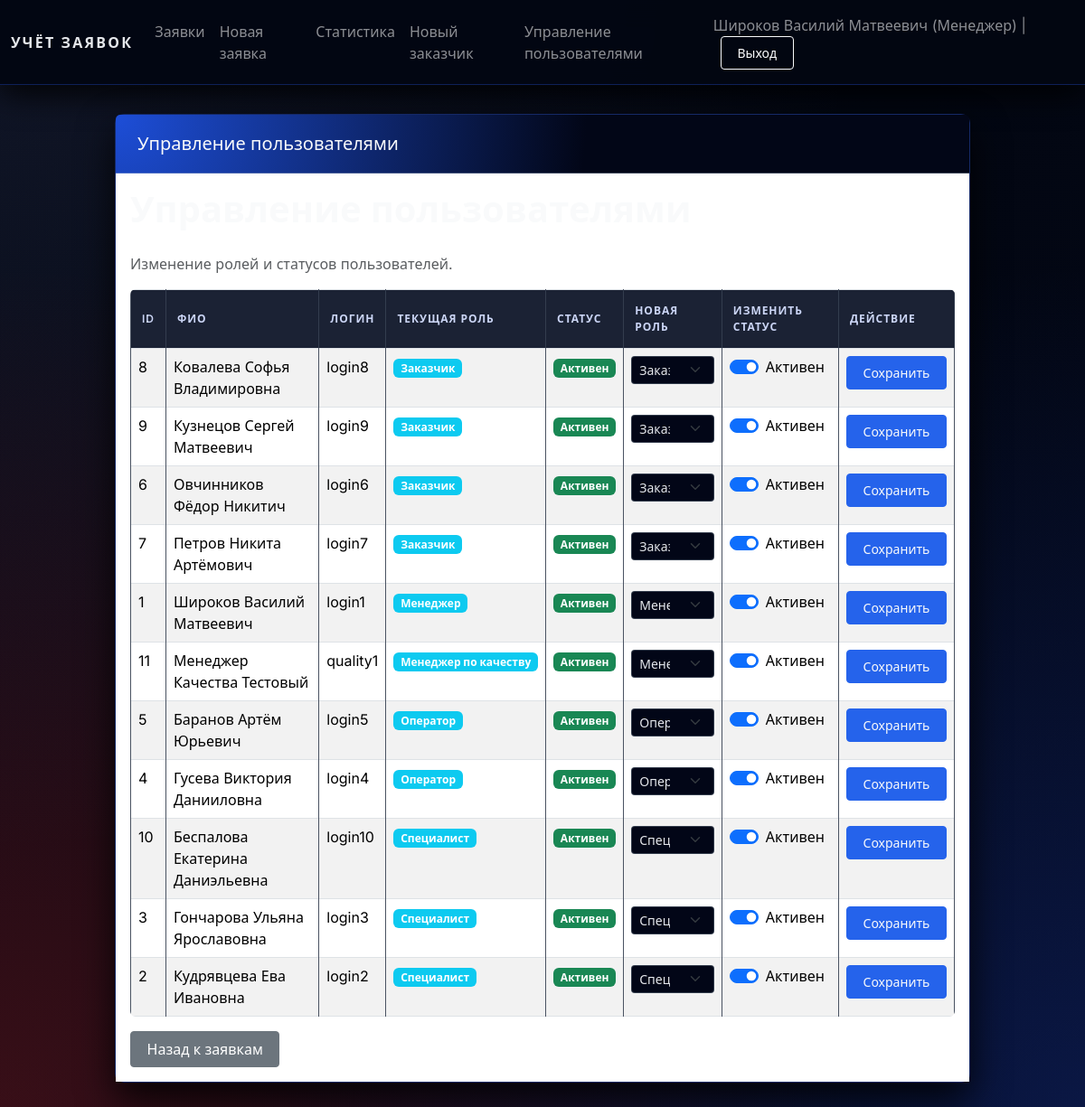
The page /users/manage (signed in) on the database as committed earlier.
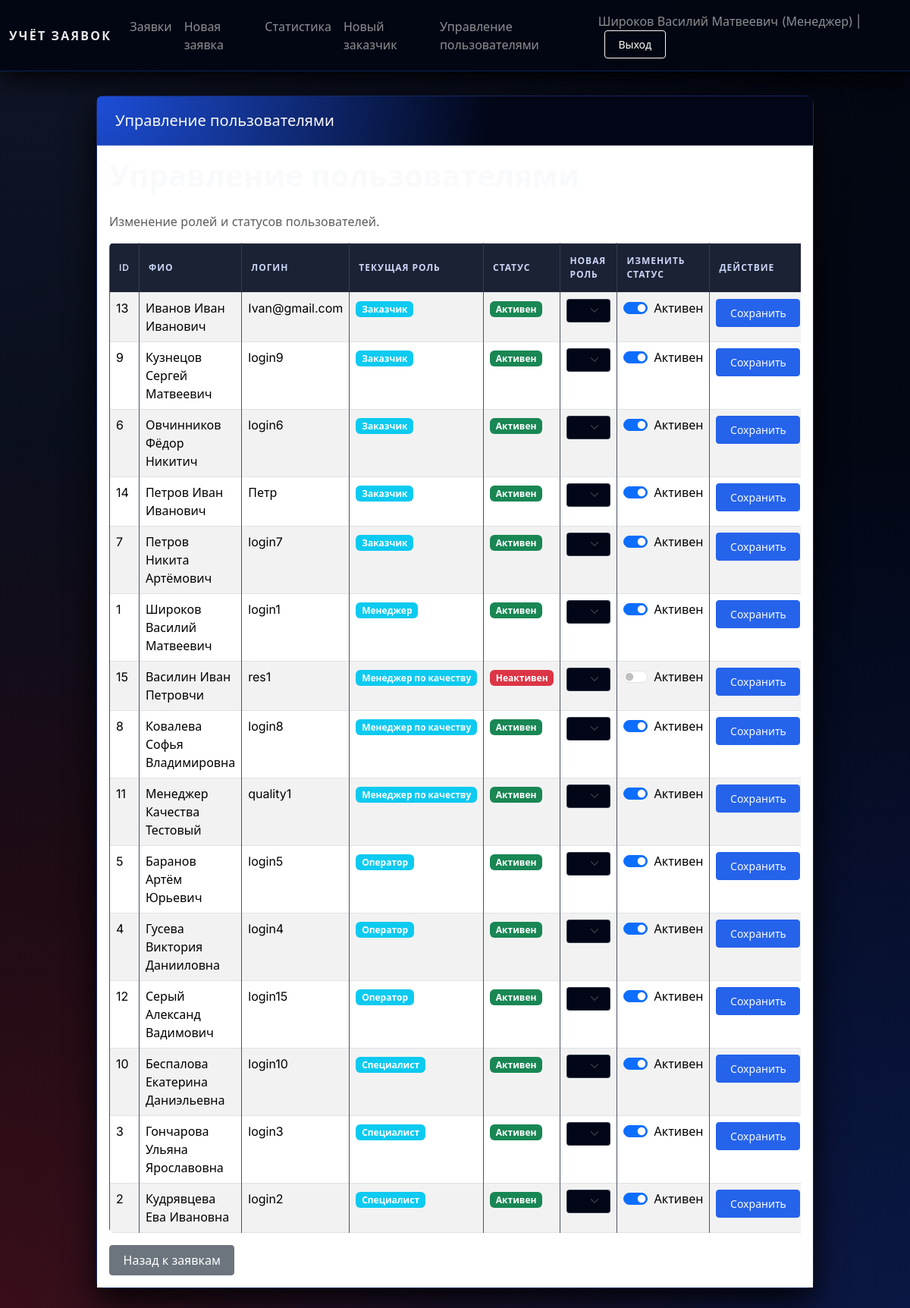
The same page on the database as committed later.
### tables this page shows
CREATE TABLE users (
            user_id INTEGER PRIMARY KEY AUTOINCREMENT,
            fio TEXT NOT NULL,
            phone TEXT,
            login TEXT UNIQUE NOT NULL,
            password TEXT NOT NULL,
            user_type TEXT NOT NULL CHECK (
                user_type IN ('Администратор', 'Менеджер', 'Специалист', 'Оператор', 'Заказчик', 'Менеджер по качеству')
            ),
            is_active INTEGER DEFAULT 1,
            registration_date TEXT DEFAULT (DATE('now')),
            email TEXT,
            address TEXT,
            notes TEXT
        );

### web_app.py (the view)
    def wrapper(*args, **kwargs):
        if "user" not in session:
            return redirect(url_for("login"))
        if session.get("user", {}).get("user_type") != "Менеджер":
            flash("Доступ запрещён. Требуются права менеджера.", "danger")
            return redirect(url_for("requests_list"))
        return view_func(*args, **kwargs)

### web_app.py (called while the page is built, shortened)
def get_connection():
    if not os.path.exists(DB_NAME):
        raise FileNotFoundError(
            f"Файл базы данных '{DB_NAME}' не найден. "
            f"Сначала запустите 'test.py' для создания БД."
        )
    conn = sqlite3.connect(DB_NAME)
    conn.row_factory = sqlite3.Row
    return conn

def login_required(view_func):
    def wrapper(*args, **kwargs):
        if "user" not in session:
            return redirect(url_for("login"))
        return view_func(*args, **kwargs)
    wrapper.__name__ = view_func.__name__
    return wrapper

def manager_required(view_func):
    def wrapper(*args, **kwargs):
        if "user" not in session:
            return redirect(url_for("login"))
        if session.get("user", {}).get("user_type") != "Менеджер":
            flash("Доступ запрещён. Требуются права менеджера.", "danger")
            return redirect(url_for("requests_list"))
        return view_func(*args, **kwargs)
    wrapper.__name__ = view_func.__name__
    return wrapper

@app.route("/users/manage", methods=["GET", "POST"])
@login_required
@manager_required
def manage_users():
    try:
        conn = get_connection()
    except FileNotFoundError as exc:
        flash(str(exc), "danger")
        return redirect(url_for("requests_list"))
    with conn:
        cur = conn.cursor()
        cur.execute(
            """
            SELECT user_id, fio, phone, login, user_type, registration_date, is_active
            FROM users
            ORDER BY user_type, fio
            """
        )
        users = cur.fetchall()
    return render_template("manage_users.html",
                        current_user=session.get("user"),
                        users=users)

### templates/manage_users.html (shortened to what this page needs)
{% extends "base.html" %}
{% block header %}Управление пользователями{% endblock %}
{% block content %}
<h1>Управление пользователями</h1>
<p class="text-muted">Изменение ролей и статусов пользователей.</p>
<div class="table-responsive">
  <table class="table table-striped table-bordered">
    <thead>
      <tr>
        <th>ID</th>
        <th>ФИО</th>
        <th>Логин</th>
        <th>Текущая роль</th>
        <th>Статус</th>
        <th>Новая роль</th>
        <th>Изменить статус</th>
        <th>Действие</th>
      </tr>
    </thead>
    <tbody>
      {% for u in users %}
      <tr>
        <td>{{ u.user_id }}</td>
        <td>{{ u.fio }}</td>
        <td>{{ u.login }}</td>
        <td>
          <span class="badge bg-info">{{ u.user_type }}</span>
        </td>
        <td>
          {% if u.is_active %}
          <span class="badge bg-success">Активен</span>
          {% else %}
          <span class="badge bg-danger">Неактивен</span>
          {% endif %}
        </td>
        <td>
          <form method="post" action="{{ url_for('manage_users') }}" class="d-inline">
            <div class="input-group input-group-sm">
              <select name="user_type" class="form-select form-select-sm">
                <option value="Заказчик" {% if u.user_type == 'Заказчик' %}selected{% endif %}>Заказчик</option>
                <option value="Специалист" {% if u.user_type == 'Специалист' %}selected{% endif %}>Специалист</option>
                <option value="Оператор" {% if u.user_type == 'Оператор' %}selected{% endif %}>Оператор</option>
              <option value="Менеджер" {% if u.user_type == 'Менеджер' %}selected{% endif %}>Менеджер</option>
              <option value="Менеджер по качеству" {% if u.user_type == 'Менеджер по качеству' %}selected{% endif %}>Менеджер по качеству</option>
              </select>
            </div>
        </td>
        <td>
          <div class="form-check form-switch">
            <input class="form-check-input" type="checkbox" name="is_active" value="1"
                  {% if u.is_active %}checked{% endif %}>
            <label class="form-check-label">Активен</label>
          </div>
        </td>
        <td>
            <button type="submit" class="btn btn-sm btn-primary">Сохранить</button>
        </td>
      </tr>
      {% endfor %}
    </tbody>
  </table>
</div>
<a href="{{ url_for('requests_list') }}" class="btn btn-secondary">Назад к заявкам</a>
{% endblock %}

### templates/base.html (shortened to what this page needs)
<!doctype html>
<html lang="ru">
<head>
    <link rel="stylesheet"
          href="https://cdn.jsdelivr.net/npm/bootstrap@5.3.2/dist/css/bootstrap.min.css">
    <link rel="stylesheet" href="{{ url_for('static', filename='styles.css') }}">
</head>
<body>
<nav class="navbar navbar-expand-lg navbar-dark bg-dark">
  <div class="container-fluid">
    <a class="navbar-brand" href="{{ url_for('index') }}">Учёт заявок</a>
    <div class="collapse navbar-collapse" id="navbarNav">
      <ul class="navbar-nav me-auto mb-2 mb-lg-0">
        {% if current_user %}
        <li class="nav-item">
          <a class="nav-link" href="{{ url_for('requests_list') }}">Заявки</a>
        </li>
        <li class="nav-item">
          <a class="nav-link" href="{{ url_for('new_request') }}">Новая заявка</a>
        </li>
        <li class="nav-item">
          <a class="nav-link" href="{{ url_for('stats') }}">Статистика</a>
        </li>
        {% if current_user['user_type'] == 'Менеджер' %}
        <li class="nav-item">
          <a class="nav-link" href="{{ url_for('new_client') }}">Новый заказчик</a>
        </li>
        <li class="nav-item">
          <a class="nav-link" href="{{ url_for('manage_users') }}">Управление пользователями</a>
        </li>
        {% endif %}
        {% endif %}
      </ul>
      <span class="navbar-text">
        {% if current_user %}
          {{ current_user['fio'] }} ({{ current_user['user_type'] }}) |
          <a href="{{ url_for('logout') }}" class="btn btn-sm btn-outline-light ms-2">Выход</a>
        {% else %}
          <a href="{{ url_for('login') }}" class="btn btn-sm btn-outline-light">Войти</a>
          <a href="{{ url_for('register') }}" class="btn btn-sm btn-outline-light ms-2">Регистрация</a>
        {% endif %}
      </span>
    </div>
  </div>
</nav>
<div class="container app-shell">
  <div class="row justify-content-center">
    <div class="col-12 col-lg-11 col-xl-10">
      <div class="card app-card">
        <div class="card-header app-card-header">
          <h5 class="mb-0">{% block header %}{{ title }}{% endblock %}</h5>
        </div>
        <div class="card-body bg-white">
          {% block content %}{% endblock %}
        </div>
      </div>
    </div>
  </div>
</div>
</body>
</html>

### static/styles.css (style rules this page uses)
* { box-sizing: border-box; }
body { min-height: 100vh; font-family: 'Inter', system-ui, -apple-system, BlinkMacSystemFont, 'Segoe UI', sans-serif; color: #e5e7eb; background-color: #020617; background-image: radial-gradient(circle at 0 0, rgba(148, 163, 184, 0.10) 0, transparent 55%), radial-gradient(circle at 100% 100%, rgba(30, 64, 175, 0.30) 0, transparent 55%), radial-gradient(circle at 0 100%, rgba(220, 38, 38, 0.25) 0, transparent 55%), linear-gradient(135deg, #020617 0%, #030712 45%, #020617 100%); background-attachment: fixed; }
.app-shell { padding: 32px 0 48px; }
.app-card { border-radius: 10px; box-shadow: 0 24px 60px rgba(15, 23, 42, 0.7); background: rgba(15, 23, 42, 0.96); border: 1px solid rgba(148, 163, 184, 0.18); }
.app-card-header { background: radial-gradient(circle at 0 0, #1d4ed8 0, #020617 55%); color: #f9fafb; padding: 1.25rem 1.5rem; border-bottom: 1px solid rgba(148, 163, 184, 0.4); }
.navbar { background: rgba(3, 7, 18, 0.96) !important; box-shadow: 0 10px 35px rgba(0, 0, 0, 0.9); backdrop-filter: blur(16px); border-bottom: 1px solid rgba(30, 64, 175, 0.45); }
.navbar-brand { font-weight: 650; letter-spacing: 0.14em; font-size: 1rem; text-transform: uppercase; color: #e5e7eb !important; }
.btn { border-radius: 4px; padding: 0.45rem 1.1rem; font-weight: 500; box-shadow: none; transition: background-color 0.2s ease, border-color 0.2s ease, color 0.2s ease, box-shadow 0.2s ease; }
.btn-primary { background: #2563eb; border-color: #2563eb; color: #f9fafb; }
.table { border-radius: 6px; overflow: hidden; background: transparent; }
.table thead th { background: rgba(15, 23, 42, 0.95); color: #cbd5f5; vertical-align: middle; font-weight: 600; text-transform: uppercase; font-size: 0.75rem; letter-spacing: 0.08em; padding: 0.85rem 0.75rem; border-color: rgba(55, 65, 81, 0.9); }
.table tbody tr { transition: background-color 0.15s ease; }
.table tbody td { background-color: transparent; border-color: rgba(55, 65, 81, 0.9); }
.form-control, .form-select { border-radius: 4px; border: 1px solid rgba(55, 65, 81, 0.9); padding: 0.5rem 0.75rem; background-color: #020617; color: #e5e7eb; }
h1 { color: #f9fafb; font-weight: 600; margin-bottom: 1.5rem; }
.card { border: none; border-radius: 10px; box-shadow: 0 18px 40px rgba(0, 0, 0, 0.85); transition: box-shadow 0.2s ease; background-color: rgba(15, 23, 42, 0.98); border: 1px solid rgba(30, 64, 175, 0.45); }

Rows that differ between the two databases and show on the page:
added users: user_id "13", fio "Иванов Иван Иванович", login "Ivan@gmail.com", user_type "Заказчик", shows "Активен", is_active "☑"
added users: user_id "14", fio "Петров Иван Иванович", login "Петр", user_type "Заказчик", shows "Активен", is_active "☑"
added users: user_id "15", fio "Василин Иван Петровчи", login "res1", user_type "Менеджер по качеству", shows "Неактивен"
changed users "Ковалева Софья Владимировна": user_type "Заказчик" → "Менеджер по качеству"; moves down the list
added users: user_id "12", fio "Серый Александ Вадимович", login "login15", user_type "Оператор", shows "Активен", is_active "☑"
